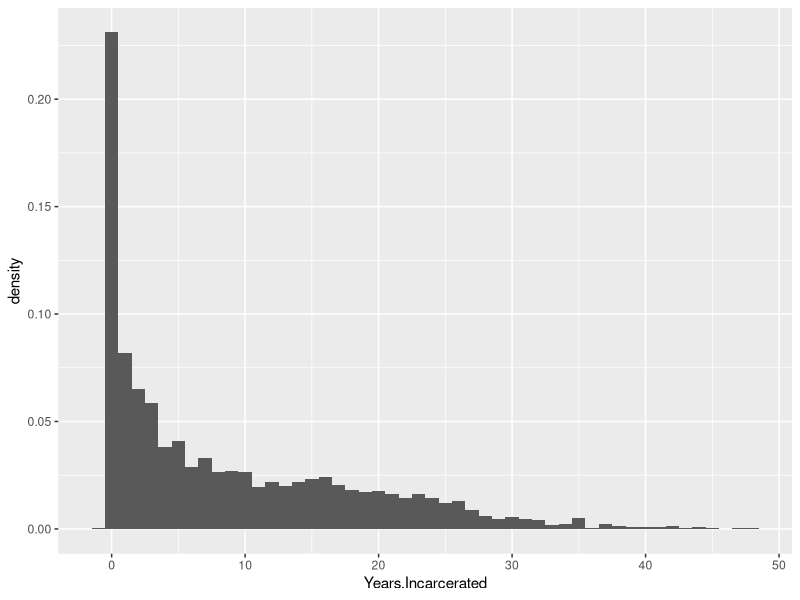
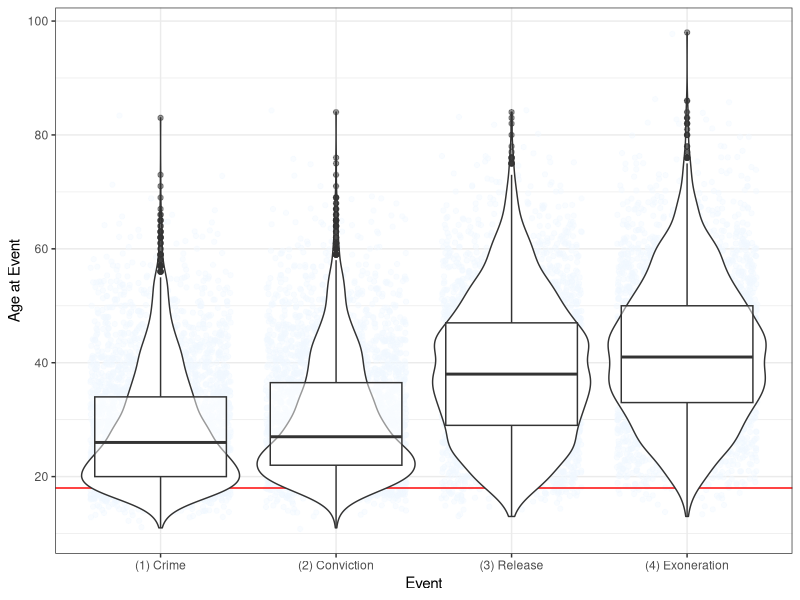
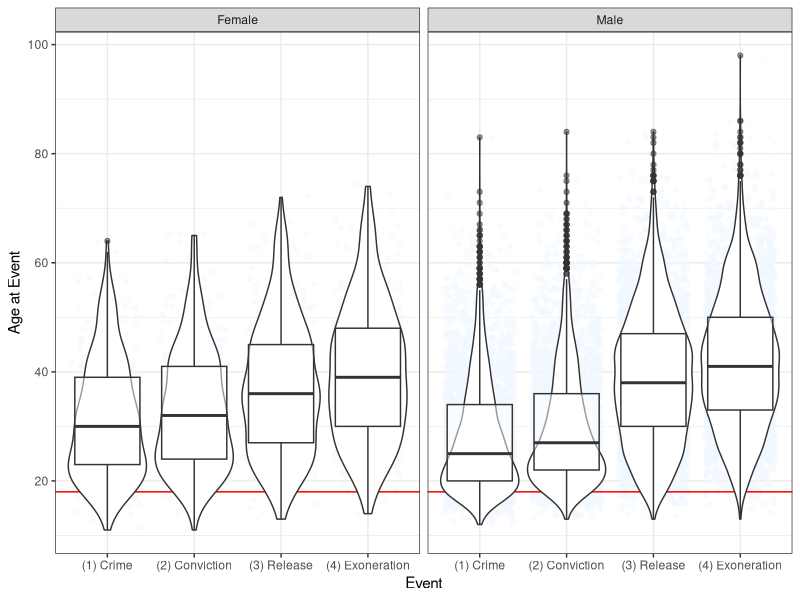
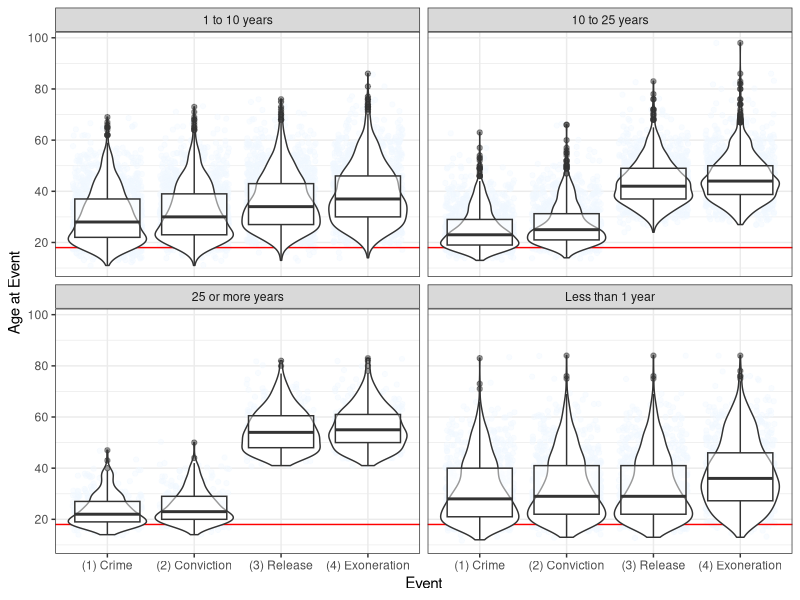
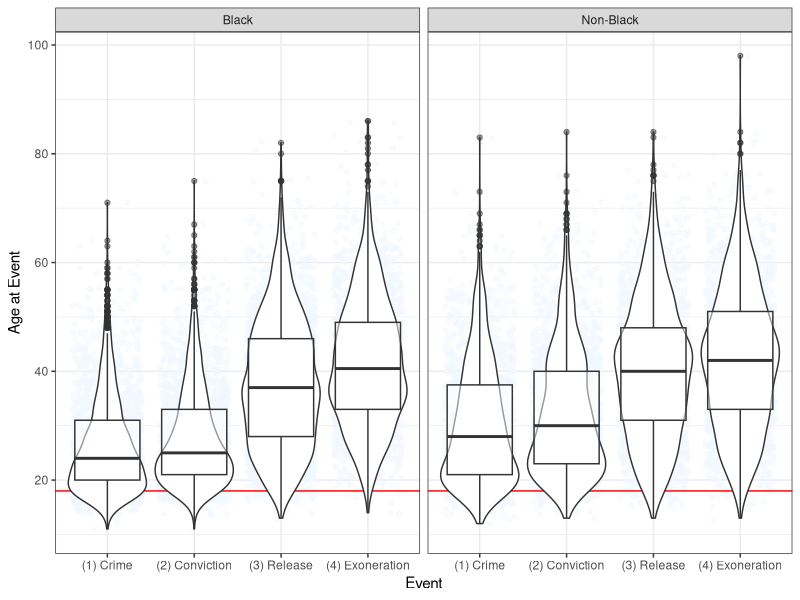
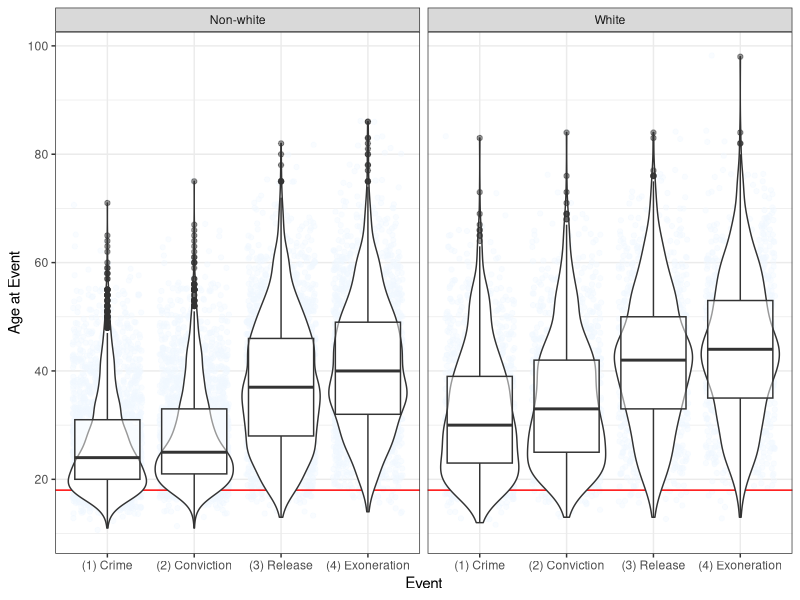
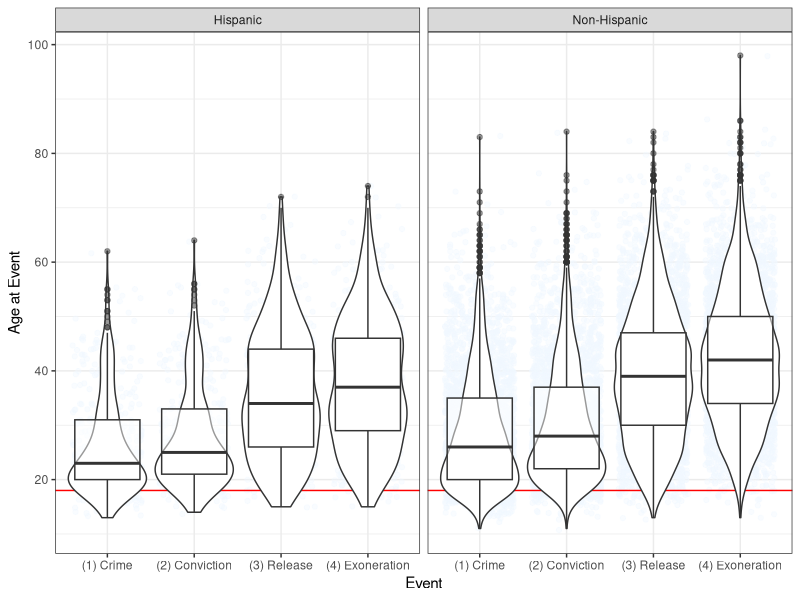
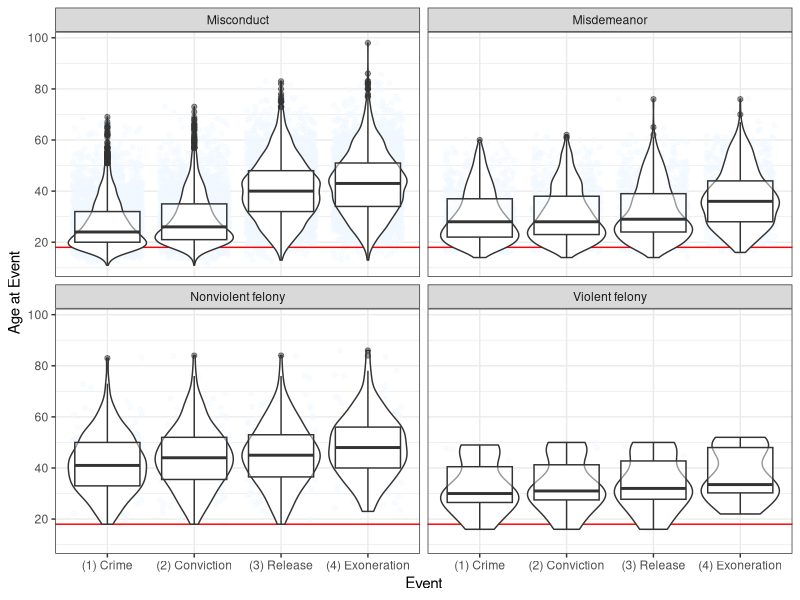

The R source for these figures, in order:
## ---- chunk 1
knitr::opts_chunk$set(echo = TRUE)
knitr::opts_knit$set(root.dir = paste(head(unlist(strsplit(getwd(), "/")), -1), 
                                       collapse = "/"))
library(tidyverse)
library(gridExtra)
## ---- chunk 2
rm(list = ls()) # clear workspace

# load data
exonerees <- read.csv("data/exonerees-may2024.csv")
## ---- chunk 3
exonerees %>% 
  ggplot(aes(x = Years.Incarcerated, y = ..density..)) + 
  geom_histogram(bins = 50)
## ---- chunk 4
gg_age <- exonerees %>%
  filter(!is.na(Age.at.Crime)) %>%
  ggplot() +
  # jitter points (these must be overlayed by the horizontal line)
  geom_jitter(aes(y = Age.at.Crime, x = "(1) Crime"), 
              width = 0.4, color = "aliceblue", alpha = 0.4) +
  geom_jitter(aes(y = Age.at.Conviction, x = "(2) Conviction"), 
              width = 0.4, color = "aliceblue", alpha = 0.4) +
  geom_jitter(aes(y = Age.at.Release, x = "(3) Release"), 
              width = 0.4, color = "aliceblue", alpha = 0.4) +
  geom_jitter(aes(y = Age.at.Exoneration, x = "(4) Exoneration"), 
              width = 0.4, color = "aliceblue", alpha = 0.4) +
  # marker at 18 year
  geom_hline(yintercept = 18, color = "red") +
  # age at crime
  geom_violin(aes(y = Age.at.Crime, x = "(1) Crime")) +
  geom_boxplot(aes(y = Age.at.Crime, x = "(1) Crime"), alpha = 0.5) +
  # age at conviction
  geom_violin(aes(y = Age.at.Conviction, x = "(2) Conviction")) +
  geom_boxplot(aes(y = Age.at.Conviction, x = "(2) Conviction"), alpha = 0.5) +
  # age at release
  geom_violin(aes(y = Age.at.Release, x = "(3) Release")) +
  geom_boxplot(aes(y = Age.at.Release, x = "(3) Release"), alpha = 0.5) +
  # age at exoneration
  geom_violin(aes(y = Age.at.Exoneration, x = "(4) Exoneration")) +
  geom_boxplot(aes(y = Age.at.Exoneration, x = "(4) Exoneration"), alpha = 0.5) +
  # plot specifics
  ylab("Age at Event") + xlab("Event") +
  scale_y_continuous(breaks = seq(0, 100, 20)) + 
  theme_bw()

gg_age
gg_age + facet_wrap(vars(Sex))
gg_age + facet_wrap(vars(Time.Incarcerated))
## ---- chunk 5
gg_age <- exonerees %>%
  filter(!is.na(Age.at.Crime) & !is.na(Race)) %>%
  ggplot() +
  # jitter points (these must be overlayed by the horizontal line)
  geom_jitter(aes(y = Age.at.Crime, x = "(1) Crime"), 
              width = 0.4, color = "aliceblue", alpha = 0.4) +
  geom_jitter(aes(y = Age.at.Conviction, x = "(2) Conviction"), 
              width = 0.4, color = "aliceblue", alpha = 0.4) +
  geom_jitter(aes(y = Age.at.Release, x = "(3) Release"), 
              width = 0.4, color = "aliceblue", alpha = 0.4) +
  geom_jitter(aes(y = Age.at.Exoneration, x = "(4) Exoneration"), 
              width = 0.4, color = "aliceblue", alpha = 0.4) +
  # marker at 18 year
  geom_hline(yintercept = 18, color = "red") +
  # age at crime
  geom_violin(aes(y = Age.at.Crime, x = "(1) Crime")) +
  geom_boxplot(aes(y = Age.at.Crime, x = "(1) Crime"), alpha = 0.5) +
  # age at conviction
  geom_violin(aes(y = Age.at.Conviction, x = "(2) Conviction")) +
  geom_boxplot(aes(y = Age.at.Conviction, x = "(2) Conviction"), alpha = 0.5) +
  # age at release
  geom_violin(aes(y = Age.at.Release, x = "(3) Release")) +
  geom_boxplot(aes(y = Age.at.Release, x = "(3) Release"), alpha = 0.5) +
  # age at exoneration
  geom_violin(aes(y = Age.at.Exoneration, x = "(4) Exoneration")) +
  geom_boxplot(aes(y = Age.at.Exoneration, x = "(4) Exoneration"), alpha = 0.5) +
  # plot specifics
  ylab("Age at Event") + xlab("Event") +
  scale_y_continuous(breaks = seq(0, 100, 20)) + 
  theme_bw()

gg_age + facet_wrap(vars(Race = ifelse(Race == "Black", "Black", "Non-Black")))
gg_age + facet_wrap(vars(Race = ifelse(Race == "White", "White", "Non-white")))
gg_age + facet_wrap(vars(Race = ifelse(Race == "Hispanic", "Hispanic", "Non-Hispanic")))
# gg_age + facet_wrap(vars(Race = ifelse(Race == "Asian", "Asian", "Non-Asian")))
# gg_age + facet_wrap(vars(Race = ifelse(Race == "Native American", "Native American", "Non-Native American")))
# gg_age + facet_wrap(vars(Race = ifelse(Race == "Other", "Other", "Non-Other")))
## ---- chunk 6
gg_age <- exonerees %>%
  filter(!is.na(Age.at.Crime) # & 
           # Race %in% c("White", "Black", "Hispanic") &
           # Crime.Category %in% c("Violent felony", "Misdemeanor")
         ) %>%
  ggplot() +
  # jitter points (these must be overlayed by the horizontal line)
  geom_jitter(aes(y = Age.at.Crime, x = "(1) Crime"), 
              width = 0.4, color = "aliceblue", alpha = 0.4) +
  geom_jitter(aes(y = Age.at.Conviction, x = "(2) Conviction"), 
              width = 0.4, color = "aliceblue", alpha = 0.4) +
  geom_jitter(aes(y = Age.at.Release, x = "(3) Release"), 
              width = 0.4, color = "aliceblue", alpha = 0.4) +
  geom_jitter(aes(y = Age.at.Exoneration, x = "(4) Exoneration"), 
              width = 0.4, color = "aliceblue", alpha = 0.4) +
  # marker at 18 year
  geom_hline(yintercept = 18, color = "red") +
  # age at crime
  geom_violin(aes(y = Age.at.Crime, x = "(1) Crime")) +
  geom_boxplot(aes(y = Age.at.Crime, x = "(1) Crime"), alpha = 0.5) +
  # age at conviction
  geom_violin(aes(y = Age.at.Conviction, x = "(2) Conviction")) +
  geom_boxplot(aes(y = Age.at.Conviction, x = "(2) Conviction"), alpha = 0.5) +
  # age at release
  geom_violin(aes(y = Age.at.Release, x = "(3) Release")) +
  geom_boxplot(aes(y = Age.at.Release, x = "(3) Release"), alpha = 0.5) +
  # age at exoneration
  geom_violin(aes(y = Age.at.Exoneration, x = "(4) Exoneration")) +
  geom_boxplot(aes(y = Age.at.Exoneration, x = "(4) Exoneration"), alpha = 0.5) +
  # plot specifics
  ylab("Age at Event") + xlab("Event") +
  scale_y_continuous(breaks = seq(0, 100, 20)) + 
  theme_bw()

gg_age + facet_wrap(vars(Crime.Category))
## ---- chunk 7
gg_age <- exonerees %>%
  filter(!is.na(Age.at.Crime) & Race %in% c("Black", "White")) %>%
  ggplot() +
  # jitter points (these must be overlayed by the horizontal line)
  geom_jitter(aes(y = Age.at.Crime, x = "(1) Crime"), 
              width = 0.4, color = "aliceblue", alpha = 0.4) +
  geom_jitter(aes(y = Age.at.Conviction, x = "(2) Conviction"), 
              width = 0.4, color = "aliceblue", alpha = 0.4) +
  geom_jitter(aes(y = Age.at.Release, x = "(3) Release"), 
              width = 0.4, color = "aliceblue", alpha = 0.4) +
  geom_jitter(aes(y = Age.at.Exoneration, x = "(4) Exoneration"), 
              width = 0.4, color = "aliceblue", alpha = 0.4) +
  # marker at 18 year
  geom_hline(yintercept = 18, color = "red") +
  # age at crime
  geom_violin(aes(y = Age.at.Crime, x = "(1) Crime")) +
  geom_boxplot(aes(y = Age.at.Crime, x = "(1) Crime"), alpha = 0.5) +
  # age at conviction
  geom_violin(aes(y = Age.at.Conviction, x = "(2) Conviction")) +
  geom_boxplot(aes(y = Age.at.Conviction, x = "(2) Conviction"), alpha = 0.5) +
  # age at release
  geom_violin(aes(y = Age.at.Release, x = "(3) Release")) +
  geom_boxplot(aes(y = Age.at.Release, x = "(3) Release"), alpha = 0.5) +
  # age at exoneration
  geom_violin(aes(y = Age.at.Exoneration, x = "(4) Exoneration")) +
  geom_boxplot(aes(y = Age.at.Exoneration, x = "(4) Exoneration"), alpha = 0.5) +
  # plot specifics
  ylab("Age at Event") + xlab("Event") +
  scale_y_continuous(breaks = seq(0, 100, 20)) + 
  theme_bw()

gg_age + facet_wrap(vars(Race))
